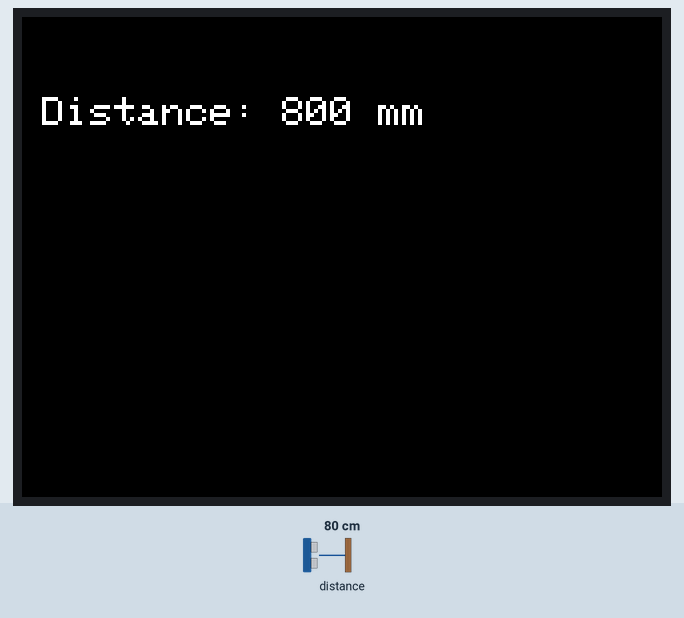
Simulated run of this sketch. Board: ESP32. Shown: 320×240 colour display. The inputs (shaded band) are chosen by the test bench; at power-on: distance to the obstacle 80 cm.

Above: at 1.4 s.
1.5 s: distance to the obstacle set to 2 cm
At 1.9 s:
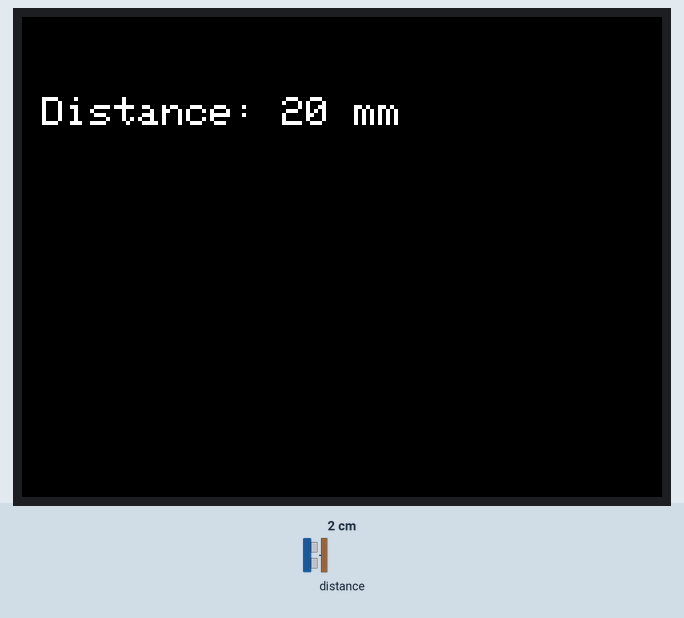
3.0 s: distance to the obstacle set to 4 cm
At 3.8 s:
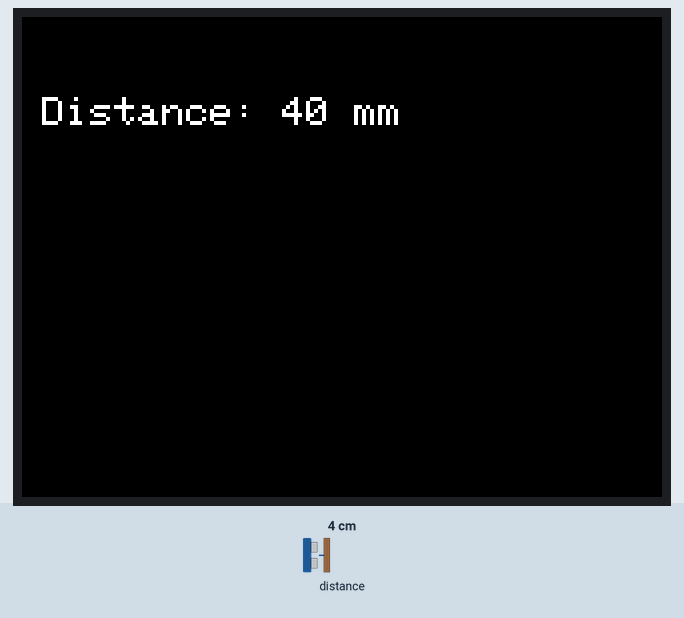
4.9 s: distance to the obstacle set to 9 cm
At 5.6 s:
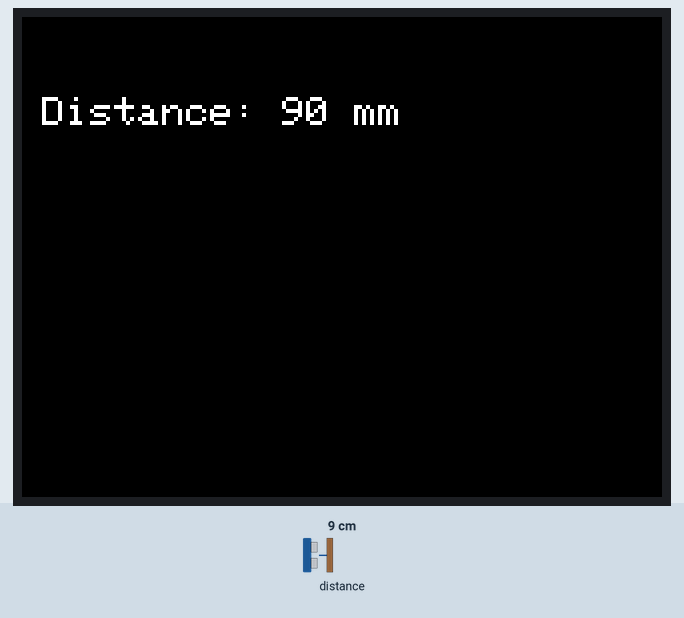
Timing chart, 0 to 7.9 s (numbered marks = the images above; inputs shaded):
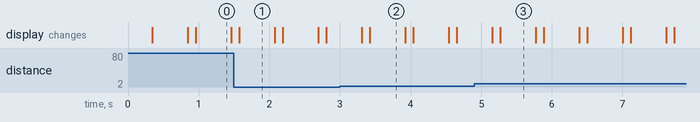

The sketch:

VL53_copy_20241012003427.ino
```cpp
#include <M5Unified.h>  // 引入 M5Unified 库
#include <Wire.h>
#include <VL53L0X.h>    // 引入 VL53L0X 传感器库

VL53L0X sensor;

void setup() {
  // 初始化 M5StickPlus2 和显示屏
  auto cfg = M5.config();
  cfg.output_power = true;  // 打开电源
  M5.begin(cfg);
  M5.Display.setRotation(3);  // 设置屏幕显示方向
  M5.Display.clearDisplay();  // 清屏
  M5.Display.setTextSize(2);  // 设置字体大小

  // 初始化 I2C 和 VL53L0X 传感器
  Wire.begin();
  sensor.setTimeout(500);

  if (!sensor.init()) {
    M5.Display.print("Sensor init failed!");  // 初始化失败，显示错误信息
    while (1);
  }

  sensor.startContinuous();  // 开始连续测距
}

void loop() {
  // 清除上一轮显示的内容
  M5.Display.clearDisplay();

  // 读取 VL53L0X 传感器的距离数据
  int distance = sensor.readRangeContinuousMillimeters();

  // 检查传感器是否超时
  if (sensor.timeoutOccurred()) {
    M5.Display.setCursor(10, 40);  // 设置显示位置
    M5.Display.print("Timeout!");
  } else {
    // 在屏幕上显示测量距离
    M5.Display.setCursor(10, 40);
    M5.Display.printf("Distance: %d mm", distance);
  }

  // 延时 500 毫秒
  delay(500);
}
```

Measured:
- after the input at 1.5 s, the display: changes after 0.08 s (image 1)
- after the input at 3.0 s, the display: first differs from a run without the input after 0.42 s (image 2)
- after the input at 4.9 s, the display: first differs from a run without the input after 0.37 s (image 3)
- what the display in image 0 shows lasts 0.5 s, from 1.0 s to 1.5 s
